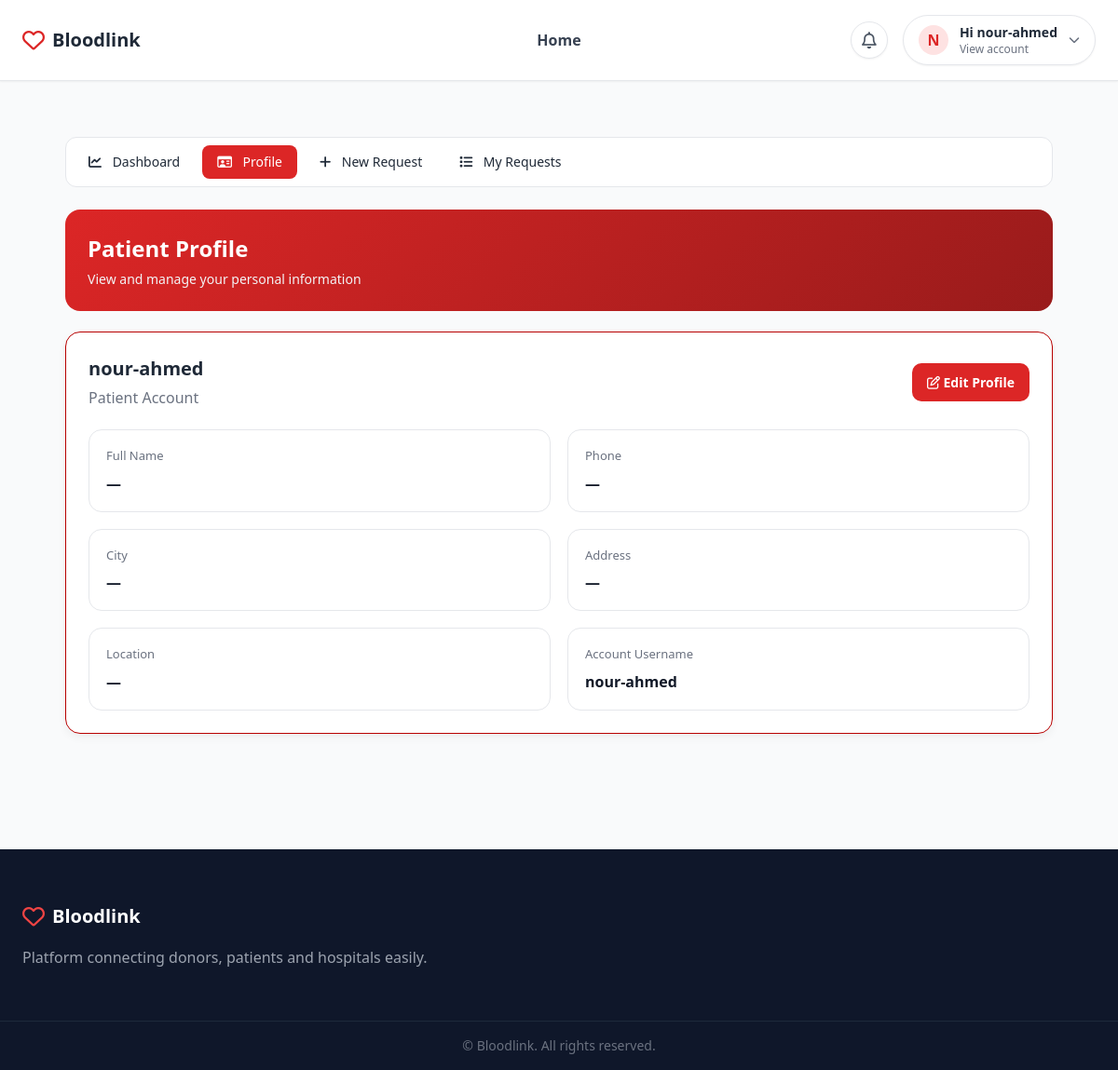
/requests/profile/ (signed in), run on the app's committed database.
### requests_app/models.py (models this page shows)
class PatientProfile(models.Model):
    user = models.OneToOneField(
        settings.AUTH_USER_MODEL,
        on_delete=models.CASCADE,
    )
    full_name = models.CharField(max_length=200, blank=True)
    phone = models.CharField(max_length=30, blank=True)
    address = models.CharField(max_length=255, blank=True)
    city = models.CharField(max_length=100, blank=True)
    latitude = models.DecimalField(max_digits=9, decimal_places=6, null=True, blank=True)
    longitude = models.DecimalField(max_digits=9, decimal_places=6, null=True, blank=True)
    created_at = models.DateTimeField(auto_now_add=True)

### requests_app/views.py (the view)
# urls.py: path("profile/", views.patient_profile, name="patient_profile"),
@login_required
def patient_profile(request):
    pprofile = _get_patient_profile(request.user)
    return render(request, "requests_app/patient_profile.html", {
        "pprofile": pprofile,
        "active_tab": "patient_profile"
    })

### accounts/context_processors.py (called while the page is built, shortened)
def notification_count(request):
    if not request.user.is_authenticated:
        return {'notification_count': 0}
    user = request.user
    count = 0
    try:
        if hasattr(user, 'hospital_profile'):
            count = Alert.objects.filter(
                hospital=user.hospital_profile,
                is_read=False
            ).count()
        elif hasattr(user, 'donor_profile'):
            donor_profile = getattr(user, 'donorprofile', None)
            if donor_profile:
                total = BloodRequest.objects.filter(
                    target_donor=donor_profile,
                    status=BloodRequest.Status.PENDING
                ).count()
                seen = request.session.get('donor_seen_requests', 0)
                count = max(0, total - seen)
    except Exception:
        count = 0
    return {'notification_count': count}

### accounts/views.py (called while the page is built)
def base_context(request):
    if not request.user.is_authenticated:
        return {}
    return {
        'is_donor': hasattr(request.user, 'donor_profile'),
        'is_patient': hasattr(request.user, 'patient_profile'),
        'is_hospital': hasattr(request.user, 'hospital_profile'),
    }

def user_type(request):
    if not request.user.is_authenticated:
        return {}
    return {
        "user_type": (
            "donor" if hasattr(request.user, "donor_profile")
            else "patient" if hasattr(request.user, "patient_profile")
            else "hospital" if hasattr(request.user, "hospital_profile")
            else None
        )
    }

### requests_app/views.py (called while the page is built)
def _get_patient_profile(user):
    profile, _ = PatientProfile.objects.get_or_create(user=user)
    return profile

### templates/requests_app/patient_profile.html (shortened to what this page needs)
{% extends "base.html" %}
{% block content %}
<div class="page-container">
    {% include "requests_app/patient_subnav.html" %}
    <div class="header">
        <div class="title">
            Patient Profile
        </div>
        <div class="subtitle">
            View and manage your personal information
        </div>
    </div>
    <div class="profile-card">
        <div class="profile-top">
            <div>
                <h2 style="font-size:20px; font-weight:700;">
                    {{ pprofile.full_name|default:request.user.username }}
                </h2>
                <div style="color:#6b7280; margin-top:4px;">
                    Patient Account
                </div>
            </div>
            <a href="{% url 'patient_edit' %}"
               class="edit-btn">
                <i class="fa-regular fa-pen-to-square"></i>
                Edit Profile
            </a>
        </div>
        <div class="profile-grid">
            <div class="info-box">
                <div class="info-label">
                    Full Name
                </div>
                <div class="info-value">
                    {{ pprofile.full_name|default:"—" }}
                </div>
            </div>
            <div class="info-box">
                <div class="info-label">
                    Phone
                </div>
                <div class="info-value">
                    {{ pprofile.phone|default:"—" }}
                </div>
            </div>
            <div class="info-box">
                <div class="info-label">
                    City
                </div>
                <div class="info-value">
                    {{ pprofile.city|default:"—" }}
                </div>
            </div>
            <div class="info-box">
                <div class="info-label">
                    Address
                </div>
                <div class="info-value">
                    {{ pprofile.address|default:"—" }}
                </div>
            </div>
            <div class="info-box">
                <div class="info-label">
                    Location
                </div>
                <div class="info-value">
                    {% if pprofile.latitude and pprofile.longitude %}
                        <a href="https://www.google.com/maps?q={{ pprofile.latitude }},{{ pprofile.longitude }}"
                           target="_blank"
                           class="map-link">
                            Open in Google Maps
                        </a>
                    {% else %}
                        —
                    {% endif %}
                </div>
            </div>
            <div class="info-box">
                <div class="info-label">
                    Account Username
                </div>
                <div class="info-value">
                    {{ request.user.username }}
                </div>
            </div>
        </div>
    </div>
</div>
{% endblock %}

### templates/base.html (shortened to what this page needs)
<!doctype html>
<html lang="en">
  <head>
    <script src="https://cdn.tailwindcss.com"></script>
    <link
      href="https://cdnjs.cloudflare.com/ajax/libs/font-awesome/6.4.0/css/all.min.css"
      rel="stylesheet"
    />
  </head>
  <body class="bg-gray-50 text-gray-800">
    <header class="bg-white border-b shadow-sm">
      <div
        class="max-w-7xl mx-auto px-6 py-4 flex justify-between items-center relative"
      >
        <div class="flex items-center gap-2">
          <i class="fa-regular fa-heart text-red-600 text-2xl"></i>
          <span class="text-xl font-bold">Bloodlink</span>
        </div>
        <nav id="mobileMenu" class="font-medium">
          <a href="{% url 'home' %}" class="nav-link"> Home </a>
        </nav>
        <div class="flex items-center gap-4">
          {% if user.is_authenticated %}
          {% if user.is_authenticated %}
          <a href="{% if user.hospital_profile %}{% url 'hospital_alerts' %}{% elif user.donor_profile %}{% url 'donor_alerts' %}{% else %}{% url 'patient_dashboard' %}{% endif %}"
            class="relative inline-flex items-center justify-center w-10 h-10 rounded-full border bg-white shadow-sm hover:bg-gray-50 transition">
            <i class="fa-regular fa-bell text-gray-600 text-lg"></i>
          </a>
          {% endif %}
          <div class="relative">
            <button
              onclick="toggleMenu()"
              class="flex items-center gap-3 px-4 py-2 rounded-full border bg-white shadow-sm"
            >
              <div
                class="w-8 h-8 bg-red-100 text-red-600 rounded-full flex items-center justify-center font-bold uppercase"
              >
                {{ user.username|first }}
              </div>
              <div class="text-left">
                <p class="text-sm font-semibold">Hi {{ user.username }}</p>
                <p class="text-xs text-gray-500">View account</p>
              </div>
              <i class="fa-solid fa-chevron-down text-xs text-gray-500"></i>
            </button>
          </div>
          {% endif %}
        </div>
      </div>
    </header>
    <main class="max-w-7xl mx-auto px-6 py-10">
      {% block content %}{% endblock %}
    </main>
    <footer class="bg-slate-900 text-gray-300 mt-16">
      <div class="max-w-7xl mx-auto px-6 py-14">
        <div class="flex items-center gap-2 mb-4">
          <i class="fa-regular fa-heart text-red-500 text-2xl"></i>
          <span class="text-xl font-bold text-white">Bloodlink</span>
        </div>
        <p class="text-gray-400">
          Platform connecting donors, patients and hospitals easily.
        </p>
      </div>
      <div
        class="border-t border-slate-800 text-gray-500 text-sm text-center py-4"
      >
        © {{ now|date:"Y" }} Bloodlink. All rights reserved.
      </div>
    </footer>
  </body>
</html>

### templates/base.html (style rules this page uses)
.nav-link { display: block; padding: 8px 14px; font-weight: 600; color: #374151; transition: 0.3s; border-radius: 10px; }
@media (min-width: 1025px) { #mobileMenu { display: flex !important; flex-direction: row; gap: 18px; align-items: center; justify-content: center; position: absolute; left: 50%; transform: translateX(-50%); top: 50%; translate: 0 -50%; width: auto; background: transparent; border: none; box-shadow: none; padding: 0; } }

### templates/requests_app/patient_profile.html (style rules this page uses)
.page-container { max-width:1100px; margin:auto; padding:20px; }
.header { background:linear-gradient(135deg,#dc2626,#991b1b); color:white; padding:24px; border-radius:16px; margin-bottom:22px; }
.title { font-size:24px; font-weight:700; }
.subtitle { color:#f3f4f6; font-size:14px; margin-top:4px; }
.profile-card { background:#fff; border:1px solid #b80000; border-radius:16px; padding:24px; box-shadow:0 4px 10px rgba(0,0,0,.05); }
.profile-top { display:flex; justify-content:space-between; align-items:center; margin-bottom:22px; gap:15px; flex-wrap:wrap; }
.edit-btn { background:#dc2626; color:white; padding:10px 16px; border-radius:10px; text-decoration:none; font-size:14px; font-weight:600; transition:.3s; }
.profile-grid { display:grid; grid-template-columns:repeat(2,1fr); gap:18px; }
.info-box { border:1px solid #e5e7eb; border-radius:14px; padding:18px; background:#fff; transition:.3s; }
.info-label { font-size:13px; color:#6b7280; margin-bottom:7px; }
.info-value { font-size:16px; font-weight:600; color:#111827; word-break:break-word; }

### data on the page
PatientProfile: full_name "nour-ahmed", full_name "—", phone "—", city "—", address "—"

### other printed values
{{ user.username|first }} "N"
{{ user.username }} "nour-ahmed"
{{ request.user.username }} "nour-ahmed"
